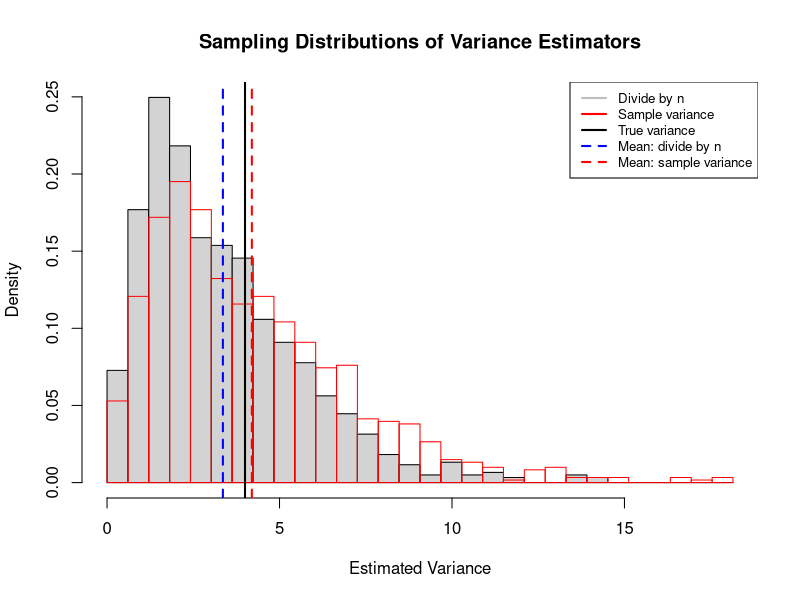
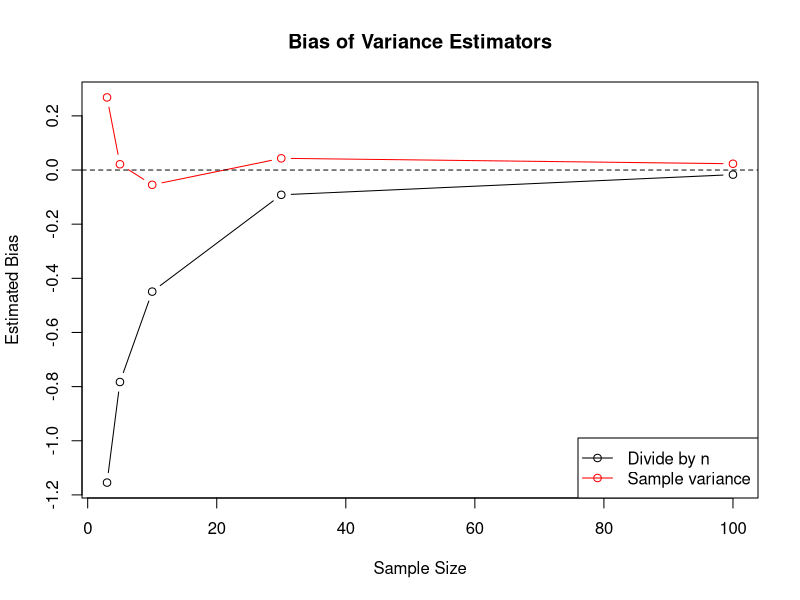
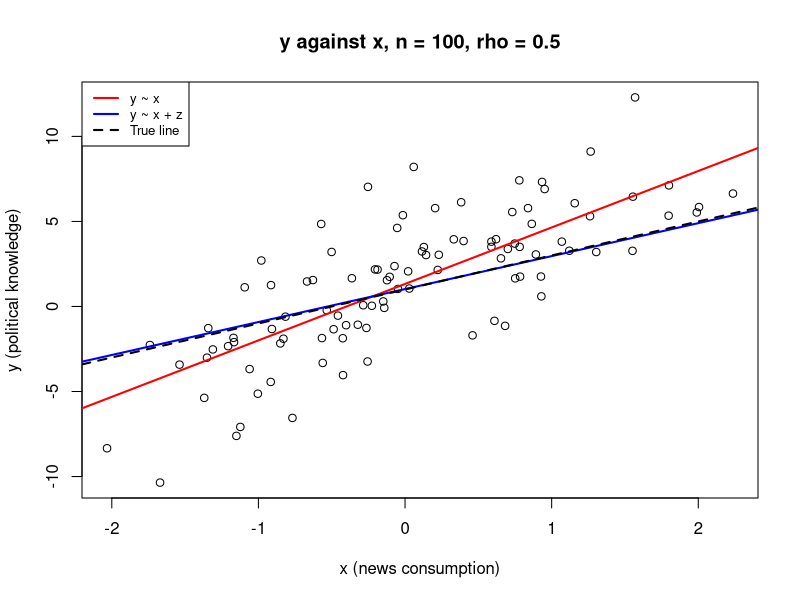
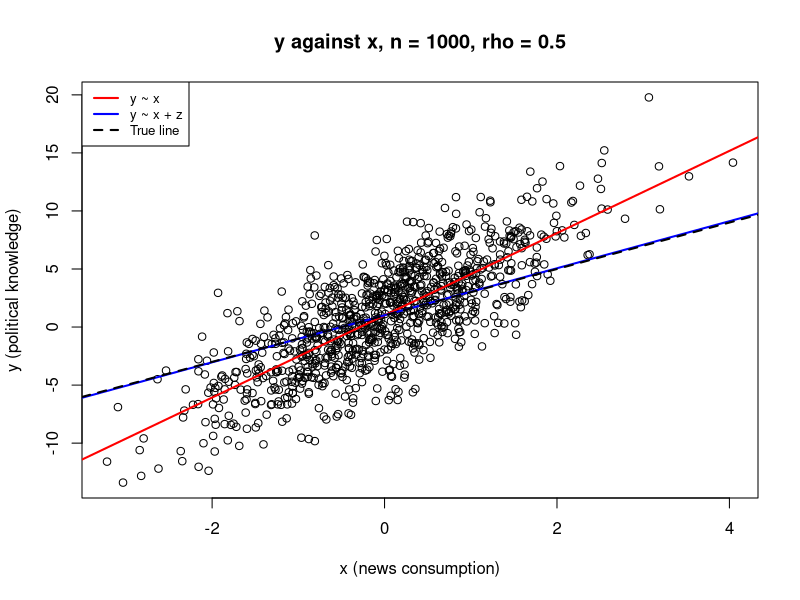
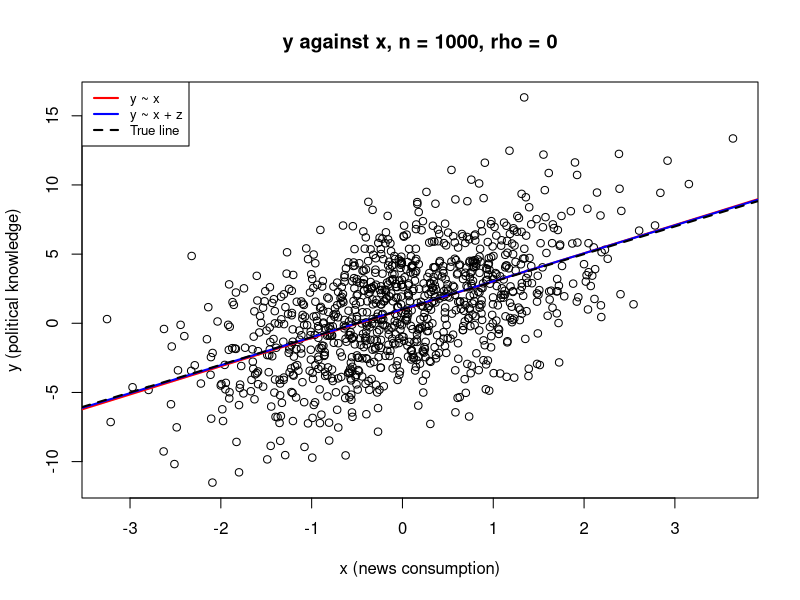

Recreate these plots in R, in order.
## ---- chunk 1
# Set a seed so the random sample can be reproduced
set.seed(1)

# Create a function that calculates the three estimates
variance_estimators <- function(x) {
  
  # Number of observations in the sample
  n <- length(x)
  
  # Variance estimator dividing by n
  var_n <- sum((x - mean(x))^2) / n
  
  # Sample variance dividing by n-1
  sample_var <- var(x)
  
  # Sample standard deviation
  sample_sd <- sd(x)
  
  # Return the three estimates
  c(var_n = var_n,
    sample_var = sample_var,
    sample_sd = sample_sd)
}

# Generate a sample of 10 observations from N(0, 2)
x <- rnorm(10, mean = 0, sd = 2)

# Check the sample
x

# Apply the function to the sample
variance_estimators(x)
## ---- chunk 2
# Set a seed so the simulation can be reproduced
set.seed(1)

# Simulate 1,000 samples of 5 observations
simulation_results <- replicate(1000, {
  x <- rnorm(5, mean = 0, sd = 2)
  
  # Apply the function from part (a)
  variance_estimators(x)
})

# Convert the simulation results into a data frame
# Each row represents one simulated sample
results <- data.frame(
  sample = 1:1000,
  t(simulation_results)
)

# Check the first few rows
head(results)

# Calculate the mean of the two variance estimators
mean_var_n <- mean(results$var_n)
mean_sample_var <- mean(results$sample_var)

# Display the means
mean_var_n
mean_sample_var

# True population variance
true_var <- 4

# Create common breaks so the two histograms can be compared
max_value <- max(results$var_n, results$sample_var)
common_breaks <- seq(0, max_value, length.out = 31)

# Plot the sampling distribution of the divide-by-n estimator
hist(results$var_n,
     breaks = common_breaks,
     freq = FALSE,
     col = "lightgray",
     main = "Sampling Distributions of Variance Estimators",
     xlab = "Estimated Variance")

# Add the sampling distribution of the sample variance
hist(results$sample_var,
     breaks = common_breaks,
     freq = FALSE,
     add = TRUE,
     col = NA,
     border = "red",
     lwd = 2)

# Mark the true variance
abline(v = true_var,
       lwd = 2)

# Mark the mean of the divide-by-n estimator
abline(v = mean_var_n,
       col = "blue",
       lwd = 2,
       lty = 2)

# Mark the mean of the sample variance
abline(v = mean_sample_var,
       col = "red",
       lwd = 2,
       lty = 2)

# Add a legend
legend("topright",
       legend = c("Divide by n", "Sample variance",
                  "True variance", "Mean: divide by n",
                  "Mean: sample variance"),
       col = c("gray", "red", "black", "blue", "red"),
       lty = c(1, 1, 1, 2, 2),
       lwd = 2,
       cex = 0.8)
## ---- chunk 3
# Set a seed so the simulation can be reproduced
set.seed(1)

# Sample sizes to compare
sample_sizes <- c(3, 5, 10, 30, 100)

# True population variance
true_var <- 4

# Create an empty data frame to store the bias results
bias_results <- data.frame()

# Repeat the simulation for each sample size
for (n in sample_sizes) {
  
  # Simulate 1,000 samples of size n
  simulation_results <- replicate(1000, {
    
    # Generate a sample from N(0, 2)
    x <- rnorm(n, mean = 0, sd = 2)
    
    # Apply the function from part (a)
    variance_estimators(x)
  })
  
  # Convert the results so that each row represents one sample
  simulation_df <- data.frame(t(simulation_results))
  
  # Calculate the estimated bias of the two variance estimators
  bias_var_n <- mean(simulation_df$var_n) - true_var
  bias_sample_var <- mean(simulation_df$sample_var) - true_var
  
  # Store the results
  bias_results <- rbind(
    bias_results,
    data.frame(
      sample_size = n,
      bias_var_n = bias_var_n,
      bias_sample_var = bias_sample_var
    )
  )
}

# Display the bias results
bias_results

# Plot the bias of the divide-by-n estimator
plot(bias_results$sample_size,
     bias_results$bias_var_n,
     type = "b",
     ylim = range(bias_results$bias_var_n,
                  bias_results$bias_sample_var,
                  0),
     xlab = "Sample Size",
     ylab = "Estimated Bias",
     main = "Bias of Variance Estimators")

# Add the bias of the sample variance
lines(bias_results$sample_size,
      bias_results$bias_sample_var,
      type = "b",
      col = "red")

# Add a horizontal line at zero bias
abline(h = 0,
       lty = 2)

# Add a legend
legend("bottomright",
       legend = c("Divide by n", "Sample variance"),
       col = c("black", "red"),
       lty = 1,
       pch = 1)
## ---- chunk 4
# Set a seed so the simulation can be reproduced
set.seed(1)

# Sample sizes to compare
sample_sizes <- c(3, 5, 10, 30, 100)

# True population standard deviation
true_sd <- 2

# Create an empty data frame to store the bias results
sd_bias_results <- data.frame()

# Repeat the simulation for each sample size
for (n in sample_sizes) {
  
  # Simulate 1,000 samples of size n
  simulation_results <- replicate(1000, {
    
    # Generate a sample from N(0, 2)
    x <- rnorm(n, mean = 0, sd = 2)
    
    # Apply the function from part (a)
    variance_estimators(x)
  })
  
  # Convert the results so that each row represents one sample
  simulation_df <- data.frame(t(simulation_results))
  
  # Calculate the estimated bias of the sample standard deviation
  bias_sample_sd <- mean(simulation_df$sample_sd) - true_sd
  
  # Store the result
  sd_bias_results <- rbind(
    sd_bias_results,
    data.frame(
      sample_size = n,
      bias_sample_sd = bias_sample_sd
    )
  )
}

# Display the estimated bias at each sample size
sd_bias_results
## ---- chunk 5
# Calculate the standard deviation of the 1,000 divide-by-n estimates (n = 5)
sd_var_n <- sd(results$var_n)

# Calculate the standard deviation of the 1,000 sample variance estimates (n = 5)
sd_sample_var <- sd(results$sample_var)

# Display the standard deviations
sd_var_n
sd_sample_var
## ---- chunk 6
# Create a function that generates one dataset from the true process
make_data <- function(n, rho) {
  
  # Generate z (political interest) from N(0, 1)
  z <- rnorm(n, mean = 0, sd = 1)
  
  # Generate u (the part of x unrelated to z) from N(0, 1)
  u <- rnorm(n, mean = 0, sd = 1)
  
  # Generate the error term from N(0, 1)
  epsilon <- rnorm(n, mean = 0, sd = 1)
  
  # Generate x (news consumption) so that its correlation with z is rho
  x <- rho * z + sqrt(1 - rho^2) * u
  
  # True parameter values
  beta0 <- 1
  beta1 <- 2
  beta2 <- 3
  
  # Generate y (political knowledge) from the true model
  y <- beta0 + beta1 * x + beta2 * z + epsilon
  
  # Return the data as a data frame
  data.frame(y, x, z)
}

# Set a seed so the results can be reproduced
set.seed(1)

# Generate 100 observations with rho = 0.5
d <- make_data(n = 100, rho = 0.5)

# Check the first few rows
head(d)

# Check that x and z are roughly N(0, 1)
mean(d$x)
sd(d$x)
mean(d$z)
sd(d$z)

# Check that the correlation between x and z is about 0.5
cor(d$x, d$z)
## ---- chunk 7
# Fit the theorized model (omits z)
model_short <- lm(y ~ x, data = d)

# Fit the true model (includes z)
model_true <- lm(y ~ x + z, data = d)

# Estimated coefficients
coef(model_short)
coef(model_true)

# Coefficient tables with standard errors
summary(model_short)
summary(model_true)

# Confidence intervals
confint(model_short)
confint(model_true)

# Plot y against x
plot(d$x, d$y,
     xlab = "x (news consumption)",
     ylab = "y (political knowledge)",
     main = "y against x, n = 100, rho = 0.5")

# Add the fitted line from the theorized model
abline(model_short, col = "red", lwd = 2)

# Add the fitted line from the true model (holding z at 0)
abline(a = coef(model_true)["(Intercept)"],
       b = coef(model_true)["x"],
       col = "blue", lwd = 2)

# Add the true line (beta0 = 1, beta1 = 2)
abline(a = 1, b = 2, lty = 2, lwd = 2)

# Add a legend
legend("topleft",
       legend = c("y ~ x", "y ~ x + z", "True line"),
       col = c("red", "blue", "black"),
       lty = c(1, 1, 2),
       lwd = 2,
       cex = 0.8)
## ---- chunk 8
# Set a seed so the results can be reproduced
set.seed(1)

# Generate 1,000 observations with rho = 0.5
d_large <- make_data(n = 1000, rho = 0.5)

# Check the variables
mean(d_large$x)
sd(d_large$x)
mean(d_large$z)
sd(d_large$z)
cor(d_large$x, d_large$z)

# Fit both models
model_short_large <- lm(y ~ x, data = d_large)
model_true_large <- lm(y ~ x + z, data = d_large)

# Estimated coefficients, standard errors, and confidence intervals
coef(model_short_large)
coef(model_true_large)
summary(model_short_large)
summary(model_true_large)
confint(model_short_large)
confint(model_true_large)

# Plot y against x
plot(d_large$x, d_large$y,
     xlab = "x (news consumption)",
     ylab = "y (political knowledge)",
     main = "y against x, n = 1000, rho = 0.5")

# Add the fitted line from the theorized model
abline(model_short_large, col = "red", lwd = 2)

# Add the fitted line from the true model (holding z at 0)
abline(a = coef(model_true_large)["(Intercept)"],
       b = coef(model_true_large)["x"],
       col = "blue", lwd = 2)

# Add the true line
abline(a = 1, b = 2, lty = 2, lwd = 2)

# Add a legend
legend("topleft",
       legend = c("y ~ x", "y ~ x + z", "True line"),
       col = c("red", "blue", "black"),
       lty = c(1, 1, 2),
       lwd = 2,
       cex = 0.8)
## ---- chunk 9
# Set a seed so the results can be reproduced
set.seed(1)

# Generate 1,000 observations with rho = 0
d_zero <- make_data(n = 1000, rho = 0)

# Check the variables
mean(d_zero$x)
sd(d_zero$x)
mean(d_zero$z)
sd(d_zero$z)
cor(d_zero$x, d_zero$z)

# Fit both models
model_short_zero <- lm(y ~ x, data = d_zero)
model_true_zero <- lm(y ~ x + z, data = d_zero)

# Estimated coefficients, standard errors, and confidence intervals
coef(model_short_zero)
coef(model_true_zero)
summary(model_short_zero)
summary(model_true_zero)
confint(model_short_zero)
confint(model_true_zero)

# Plot y against x
plot(d_zero$x, d_zero$y,
     xlab = "x (news consumption)",
     ylab = "y (political knowledge)",
     main = "y against x, n = 1000, rho = 0")

# Add the fitted line from the theorized model
abline(model_short_zero, col = "red", lwd = 2)

# Add the fitted line from the true model (holding z at 0)
abline(a = coef(model_true_zero)["(Intercept)"],
       b = coef(model_true_zero)["x"],
       col = "blue", lwd = 2)

# Add the true line
abline(a = 1, b = 2, lty = 2, lwd = 2)

# Add a legend
legend("topleft",
       legend = c("y ~ x", "y ~ x + z", "True line"),
       col = c("red", "blue", "black"),
       lty = c(1, 1, 2),
       lwd = 2,
       cex = 0.8)
